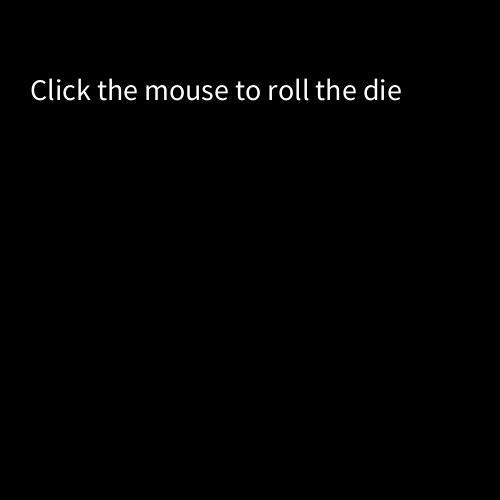
Frame 1 (no input)
Frame 60 (the mouse pressed at the canvas centre just before this capture): identical to frame 1, image omitted
Frame 120 (the mouse held since frame 60 and released just before this capture): identical to frame 1, image omitted

The Processing sketch that drew this single still picture (run headless with seeded random() and noise(); from frame 60 on, the mouse is pressed at the canvas centre):

// Processing sketch: roller
// ── roller.pde
//sets the variables, shrek will be defined later
float shrek;
//rounds shrek into an integer
int donkey =int(shrek);

//runs through this method once
void setup() {
  //sets size of window
  size(500, 500);
  //colors background
  background(0);
  //sets the font size for the instruction
  textSize(30);
  text("Click the mouse to roll the die",30, 100);
  //sets the size for the numbers
  textSize(50);
}

//continuosly runs through this method
void draw() {
  //randomizes shrek into 1-6.9, it wont go to 7 because that will
  //get rounded down
  shrek = random(1, 7);
  //im not sure why i need this, but it stays at 0 without it
  donkey =int(shrek);
}

//runs through this method everytime the mouse is clicked
void mouseClicked() {
  //writes the background so the numbers dont stack on top of each other
  background(0);
  //prints donkey, halfway down the screen and walfway over 
  text(donkey, width/2, height/2);
}
